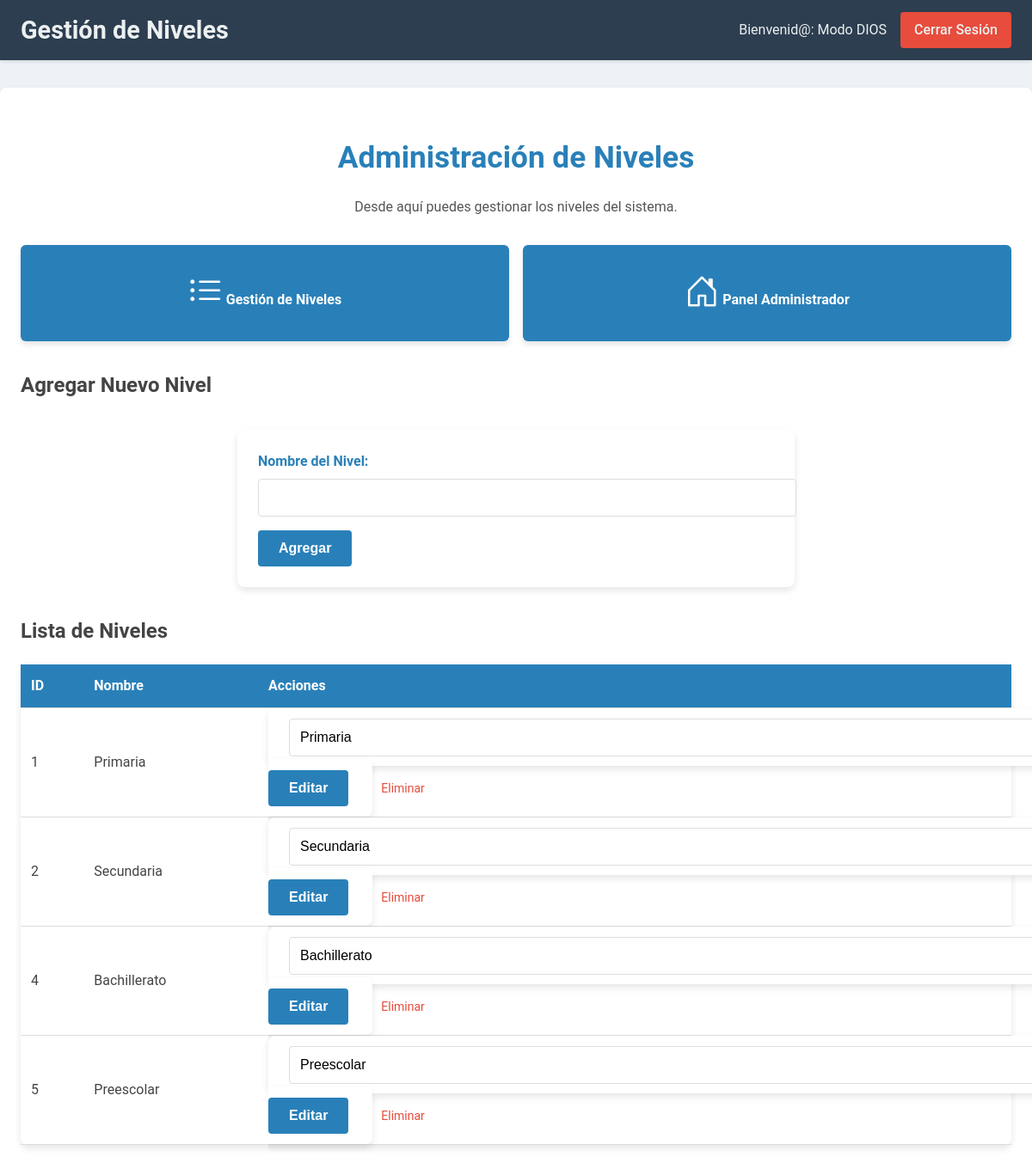
The page /administrador/gestion_niveles.php (signed in) on the database its author committed.
### tables this page shows
CREATE TABLE `niveles` (
  `nivel_id` int(11) NOT NULL,
  `nivel_nombre` varchar(50) NOT NULL
);

### administrador/gestion_niveles.php (the view, shortened to what this page needs)
<?php
require_once '../db.php';
try {
    $stmt = $pdo->query("SELECT * FROM niveles");
    $niveles = $stmt->fetchAll(PDO::FETCH_ASSOC);
} catch (PDOException $e) {
    $mensaje = "Error al obtener los niveles: " . $e->getMessage();
}
?>
<!DOCTYPE html>
<html lang="es">
<head>
    <link rel="stylesheet" href="CSS/gestion_niveles2.css">
    <link href="https://cdn.jsdelivr.net/npm/bootstrap-icons/font/bootstrap-icons.css" rel="stylesheet">
</head>
<body>
<header class="navbar">
    <div class="navbar-container">
        <h1>Gestión de Niveles</h1>
        <div class="navbar-right">
            <span>Bienvenid@: <?php echo htmlspecialchars($_SESSION['nombre']); ?></span>
            <a href="../logout.php" class="logout-button">Cerrar Sesión</a>
        </div>
    </div>
</header>
<main class="main-container">
    <section class="welcome-section">
        <h2>Administración de Niveles</h2>
        <p>Desde aquí puedes gestionar los niveles del sistema.</p>
    </section>
    <div class="button-container">
        <a href="gestion_niveles.php" class="control-button">
            <i class="bi bi-list-ul"></i>
            <span>Gestión de Niveles</span>
        </a>
        <a href="administrador_dashboard.php" class="control-button">
            <i class="bi bi-house-door"></i>
            <span>Panel Administrador</span>
        </a>
    </div>
    <h2>Agregar Nuevo Nivel</h2>
    <form method="POST" action="">
        <label for="nivel_nombre">Nombre del Nivel:</label>
        <input type="text" id="nivel_nombre" name="nivel_nombre" required>
        <button type="submit" name="agregar_nivel">Agregar</button>
    </form>
    <h2>Lista de Niveles</h2>
    <table>
        <thead>
            <tr>
                <th>ID</th>
                <th>Nombre</th>
                <th>Acciones</th>
            </tr>
        </thead>
        <tbody>
            <?php foreach ($niveles as $nivel): ?>
                <tr>
                    <td><?= htmlspecialchars($nivel['nivel_id']) ?></td>
                    <td><?= htmlspecialchars($nivel['nivel_nombre']) ?></td>
                    <td>
                        <form method="POST" action="" style="display:inline;">
                            <input type="text" name="nivel_nombre" value="<?= htmlspecialchars($nivel['nivel_nombre']) ?>" required>
                            <button type="submit" name="editar_nivel">Editar</button>
                        </form>
                        <a href="?eliminar=<?= $nivel['nivel_id'] ?>" onclick="return confirm('¿Estás seguro de que deseas eliminar este nivel?');">Eliminar</a>
                    </td>
                </tr>
            <?php endforeach; ?>
        </tbody>
    </table>
</main>
</body>
</html>

### administrador/CSS/gestion_niveles2.css (style rules this page uses)
body { margin: 0; padding: 0; font-family: 'Roboto', sans-serif; background-color: #eef2f6; color: #444; line-height: 1.6; }
.navbar { background-color: #2c3e50; color: #ecf0f1; padding: 0.75rem 1.5rem; box-shadow: 0 2px 4px rgba(0, 0, 0, 0.1); position: sticky; top: 0; z-index: 1000; }
.navbar-container { display: flex; justify-content: space-between; align-items: center; max-width: 1200px; margin: 0 auto; }
.navbar h1 { margin: 0; font-size: 1.8rem; font-weight: bold; color: #ecf0f1; }
.navbar-right { display: flex; align-items: center; }
.navbar-right span { margin-right: 1rem; font-size: 1rem; }
.logout-button { text-decoration: none; color: #ecf0f1; background-color: #e74c3c; padding: 0.5rem 1rem; border-radius: 4px; font-weight: 500; border: none; transition: background-color 0.3s ease; cursor: pointer; }
.main-container { max-width: 1200px; margin: 2rem auto; padding: 1.5rem; background-color: #ffffff; border-radius: 8px; box-shadow: 0 4px 8px rgba(0, 0, 0, 0.1); }
.welcome-section { text-align: center; margin-bottom: 2rem; }
.welcome-section h2 { font-size: 2.2rem; margin-bottom: 0.5rem; color: #2980b9; }
.welcome-section p { font-size: 1rem; color: #555; }
.button-container { display: grid; grid-template-columns: repeat(auto-fit, minmax(180px, 1fr)); gap: 1rem; margin-bottom: 2rem; }
.control-button { text-decoration: none; background-color: #2980b9; color: #ffffff; padding: 1.5rem; text-align: center; border-radius: 6px; box-shadow: 0 4px 6px rgba(0, 0, 0, 0.1); font-size: 1rem; font-weight: 500; transition: transform 0.3s ease, background-color 0.3s ease; }
.control-button i { font-size: 2.5rem; margin-bottom: 0.5rem; }
.control-button span { font-size: 1rem; font-weight: bold; }
form { max-width: 600px; margin: 2rem auto; padding: 1.5rem; background-color: #ffffff; border-radius: 8px; box-shadow: 0 4px 8px rgba(0, 0, 0, 0.1); }
form label { display: block; margin-bottom: 0.5rem; font-weight: bold; color: #2980b9; }
form input[type="text"] { width: 100%; padding: 0.75rem; margin-bottom: 1rem; border: 1px solid #ddd; border-radius: 4px; font-size: 1rem; transition: border-color 0.3s ease; }
form button[type="submit"] { background-color: #2980b9; color: #ffffff; padding: 0.75rem 1.5rem; border: none; border-radius: 4px; font-size: 1rem; font-weight: bold; cursor: pointer; transition: background-color 0.3s ease; }
table { width: 100%; border-collapse: collapse; background-color: #ffffff; border-radius: 8px; box-shadow: 0 4px 8px rgba(0, 0, 0, 0.1); margin-bottom: 2rem; }
table th, table td { padding: 12px; text-align: left; border-bottom: 1px solid #ddd; }
table th { background-color: #2980b9; color: #ffffff; font-weight: bold; }
table td a { color: #e74c3c; text-decoration: none; font-size: 14px; transition: color 0.3s ease; }
table td form { display: inline; margin-right: 10px; }
table td form button { background-color: #ffc107; color: #333; padding: 6px 10px; border: none; border-radius: 4px; cursor: pointer; font-size: 14px; transition: background-color 0.3s ease; }

### rows shown on the page
niveles: nivel_id "1", nivel_nombre "Primaria"
niveles: nivel_id "2", nivel_nombre "Secundaria"
niveles: nivel_id "4", nivel_nombre "Bachillerato"
niveles: nivel_id "5", nivel_nombre "Preescolar"

### other values the page prints
$_SESSION['nombre'] "Modo DIOS"
